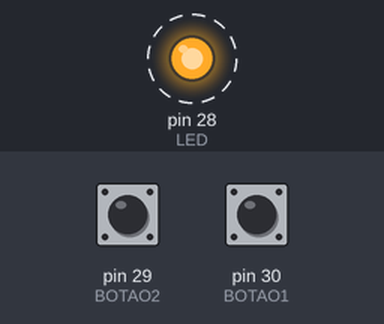
Bench run of a sketch on a simulated Arduino Mega 2560, built with avr-gcc and run on an emulated ATmega2560. Shown: output pins drawn as LEDs (lit = HIGH). Dashed ring = blinking. The test bench sets the inputs (shaded band); at power-on: pin 30 (BOTAO1) LOW, pin 29 (BOTAO2) LOW.

Above: at 1.45 s.
1.5 s: pin 30 (BOTAO1) pulled HIGH for 1 s
At 3.7 s:
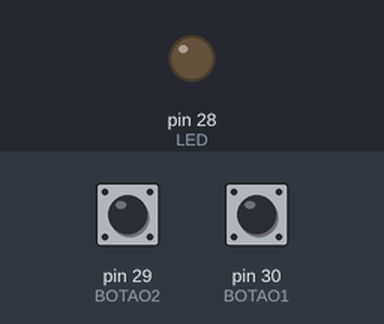
4.5 s: pin 29 (BOTAO2) pulled HIGH for 0.25 s
At 5.2 s:
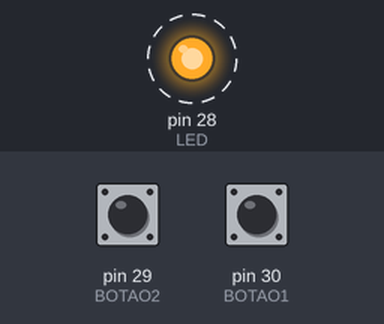
Timing chart, 0 to 13.5 s (numbered marks = the images above; inputs shaded):
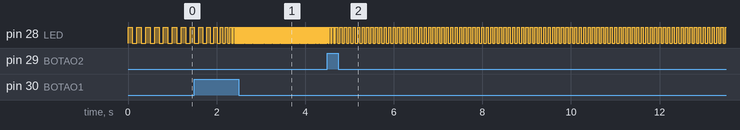

Measured:
- after the input at 4.5 s, pin 28 (LED): alternates HIGH for 0.05 s and LOW for 0.05 s, starting after 0.07 s
- by itself, pin 28 (LED): repeats every 0.18 s: HIGH 0.09 s, LOW 0.09 s

The sketch:

Ex22.ino
```cpp
/* Programa: Pisca-Pisca ajustável
 * Arduino : MEGA 2560
 * Data    : 25/09/2019
 * Autor   : Rahul M. Juliato
 */
#define BOTAO1 30
#define BOTAO2 29
#define LED 28

int estado1 = 0;
int estado2 = 0;
int tempo = 100;

void setup(){
  pinMode(BOTAO1, INPUT);
  pinMode(BOTAO2, INPUT);
  pinMode(LED, OUTPUT);
}

void loop(){

  digitalWrite(LED, HIGH);
  delay(tempo);
  digitalWrite(LED, LOW);
  delay(tempo);

  /* Botão 1 -> acelera o pisca-pisca */
  estado1 = digitalRead(BOTAO1);
  if (estado1 == HIGH){
    if (tempo >= 20){
      tempo = tempo - 10;
    }
  }

  /* Botão 2 -> desacelera o pisca-pisca */
  estado2 = digitalRead(BOTAO2);
  if (estado2 == HIGH){
    if (tempo < 100){
      tempo = tempo + 10;
    }
  }

}
```
